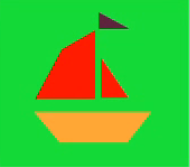
#> input picture wip/test_photos/machado.png, 190 x 167 px, found by its file name
$ python machado2010.py
#> lines starting #> are read from the running program, lines starting #| are printed output that depends on the picture
import cv2
import numpy as np
import sys
from skspatial.objects import Plane, Vector
from scipy.spatial.transform import Rotation as R
import matplotlib.pyplot as plt
import loss_evaluation as lv
import copy
# np.set_printoptions(threshold='truncated')

# Load the image in BGR format
filepath = 'wip/test_photos/machado.png'

'''We might come back to this, machado has a way to project color at a percentage
we are not going to do that as of now'''
# new_file_path = scale.simulate_cvd(filepath, 'protanopia', 0)
# src = cv2.imread(new_file_path)


src = cv2.imread(filepath)
#> src is the input picture: shape (167, 190, 3); mean B, G, R 50.3, 192.4, 64.9

# Convert from BGR to CIE Lab color space (CIELAB)
converted = cv2.cvtColor(src, cv2.COLOR_BGR2LAB)
#> converted: shape (167, 190, 3); mean of channels 0, 1, 2 186.7, 79.1, 190.8


# Split the channels into L, a, b
L, a, b = cv2.split(converted)
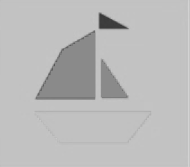
#> L: shape (167, 190); min 55, max 211, mean 186.7
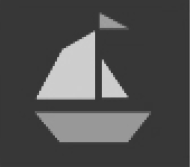
#> a: shape (167, 190); min 51, max 206, mean 79.1
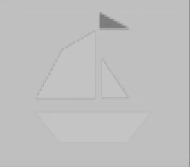
#> b: shape (167, 190); min 120, max 197, mean 190.8

#Ensure the a and b channels are in the proper range [-128, 127]
L = (L /255 * 100).clip(0,255).astype(np.float32)
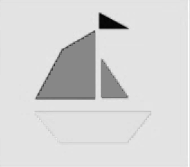
#> L: shape (167, 190) float32; min 21.57, max 82.75, mean 73.2; drawn with min black and max white
a = a.astype(np.float32) - 128.0  # Shift to [-128, 127]
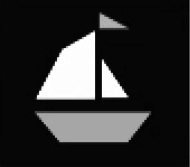
#> a: shape (167, 190) float32; min -77, max 78, mean -48.9; drawn with min black and max white
b = b.astype(np.float32) - 128.0 # Shift to [-128, 127]
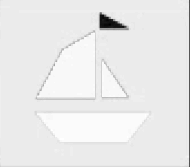
#> b: shape (167, 190) float32; min -8, max 69, mean 62.8; drawn with min black and max white

# Stack the channels back together into a single image with correct format
lab_image = cv2.merge([L,a,b])
#> lab_image: shape (167, 190, 3) float32; mean of channels 0, 1, 2 73.2, -48.9, 62.8

#Our image is now in l*a*b format

# Creating plane to represent dicromat
# xyz
#> (the run stopped early here; a loop or call above may not have finished)
